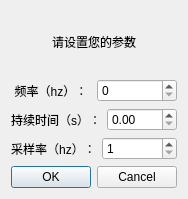
<?xml version="1.0" encoding="UTF-8"?>
<ui version="4.0">
 <class>PulseSignal</class>
 <widget class="QDialog" name="PulseSignal">
  <property name="geometry">
   <rect>
    <x>0</x>
    <y>0</y>
    <width>176</width>
    <height>199</height>
   </rect>
  </property>
  <property name="windowTitle">
   <string>脉冲信号生成</string>
  </property>
  <layout class="QVBoxLayout" name="verticalLayout" stretch="0,2,2,2,2">
   <item>
    <widget class="QLabel" name="label">
     <property name="text">
      <string>请设置您的参数</string>
     </property>
     <property name="alignment">
      <set>Qt::AlignCenter</set>
     </property>
    </widget>
   </item>
   <item>
    <layout class="QHBoxLayout" name="Layout_freq">
     <item>
      <widget class="QLabel" name="label_freq">
       <property name="text">
        <string>频率（hz）：</string>
       </property>
       <property name="alignment">
        <set>Qt::AlignCenter</set>
       </property>
      </widget>
     </item>
     <item>
      <widget class="QSpinBox" name="freq">
       <property name="maximum">
        <number>40000</number>
       </property>
      </widget>
     </item>
    </layout>
   </item>
   <item>
    <layout class="QHBoxLayout" name="Layout_duration">
     <item>
      <widget class="QLabel" name="label_duration">
       <property name="text">
        <string>持续时间（s）：</string>
       </property>
       <property name="alignment">
        <set>Qt::AlignCenter</set>
       </property>
      </widget>
     </item>
     <item>
      <widget class="QDoubleSpinBox" name="duration">
       <property name="decimals">
        <number>2</number>
       </property>
       <property name="maximum">
        <double>999.990000000000009</double>
       </property>
       <property name="singleStep">
        <double>0.010000000000000</double>
       </property>
      </widget>
     </item>
    </layout>
   </item>
   <item>
    <layout class="QHBoxLayout" name="Layout_samplerate">
     <item>
      <widget class="QLabel" name="label_samplerate">
       <property name="text">
        <string>采样率（hz）：</string>
       </property>
       <property name="alignment">
        <set>Qt::AlignCenter</set>
       </property>
      </widget>
     </item>
     <item>
      <widget class="QSpinBox" name="samplerate">
       <property name="minimum">
        <number>1</number>
       </property>
       <property name="maximum">
        <number>99999</number>
       </property>
      </widget>
     </item>
    </layout>
   </item>
   <item>
    <widget class="QDialogButtonBox" name="buttonBox">
     <property name="orientation">
      <enum>Qt::Horizontal</enum>
     </property>
     <property name="standardButtons">
      <set>QDialogButtonBox::Cancel|QDialogButtonBox::Ok</set>
     </property>
     <property name="centerButtons">
      <bool>false</bool>
     </property>
    </widget>
   </item>
  </layout>
 </widget>
 <resources/>
 <connections>
  <connection>
   <sender>buttonBox</sender>
   <signal>accepted()</signal>
   <receiver>PulseSignal</receiver>
   <slot>accept()</slot>
   <hints>
    <hint type="sourcelabel">
     <x>248</x>
     <y>254</y>
    </hint>
    <hint type="destinationlabel">
     <x>157</x>
     <y>274</y>
    </hint>
   </hints>
  </connection>
  <connection>
   <sender>buttonBox</sender>
   <signal>rejected()</signal>
   <receiver>PulseSignal</receiver>
   <slot>reject()</slot>
   <hints>
    <hint type="sourcelabel">
     <x>316</x>
     <y>260</y>
    </hint>
    <hint type="destinationlabel">
     <x>286</x>
     <y>274</y>
    </hint>
   </hints>
  </connection>
 </connections>
</ui>
